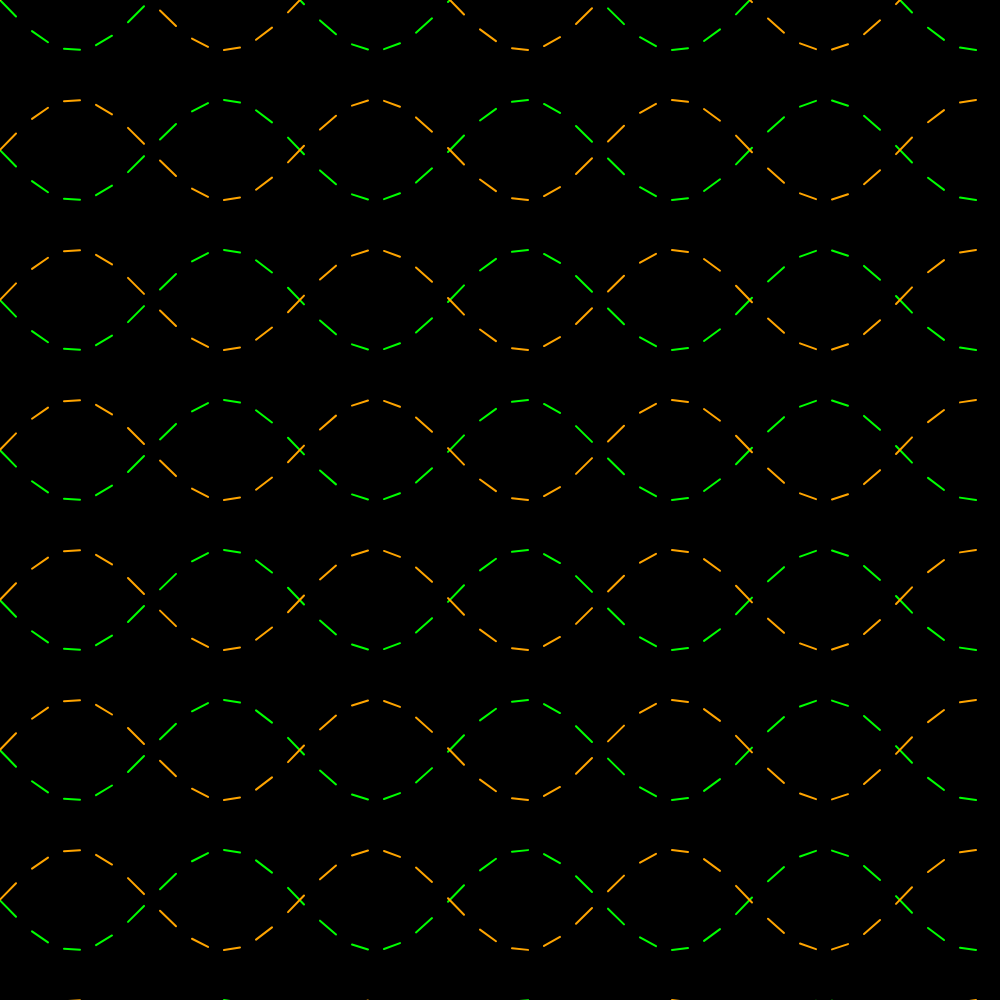
Frame 1 (no input)
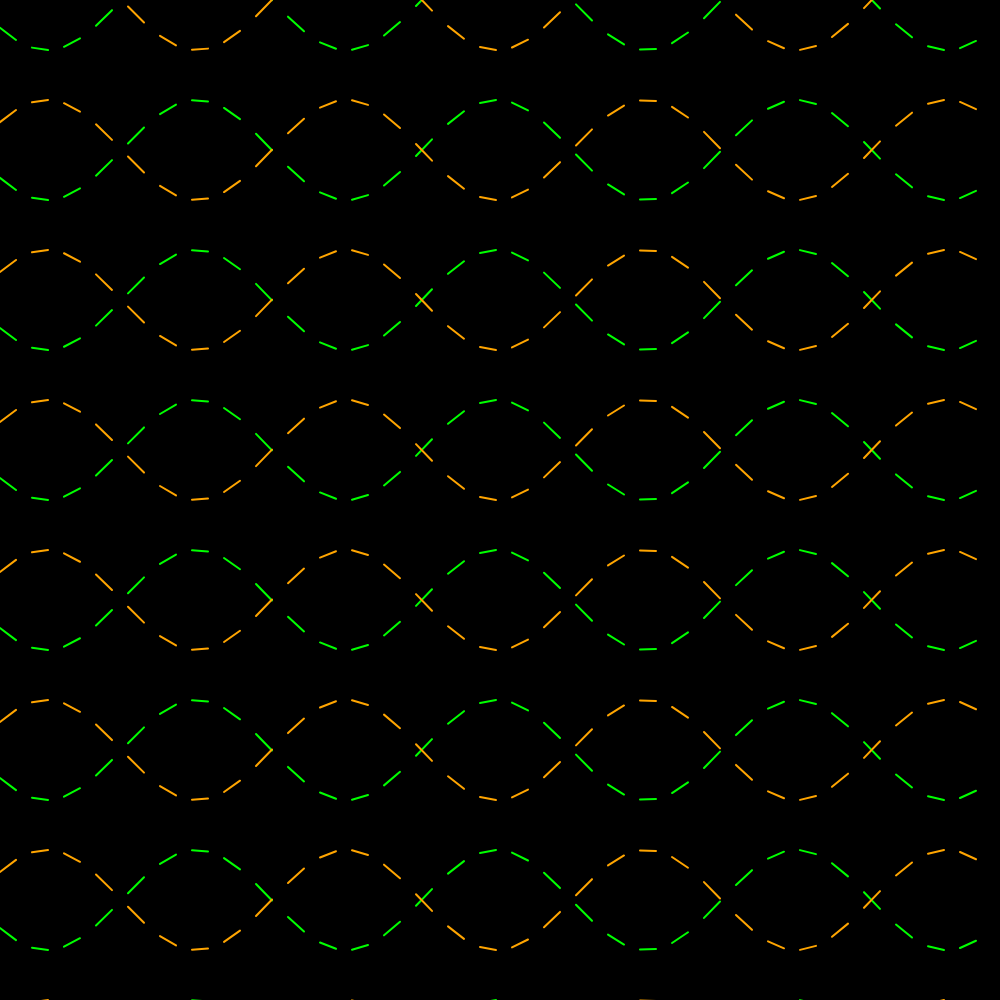
Frame 60 (no input)
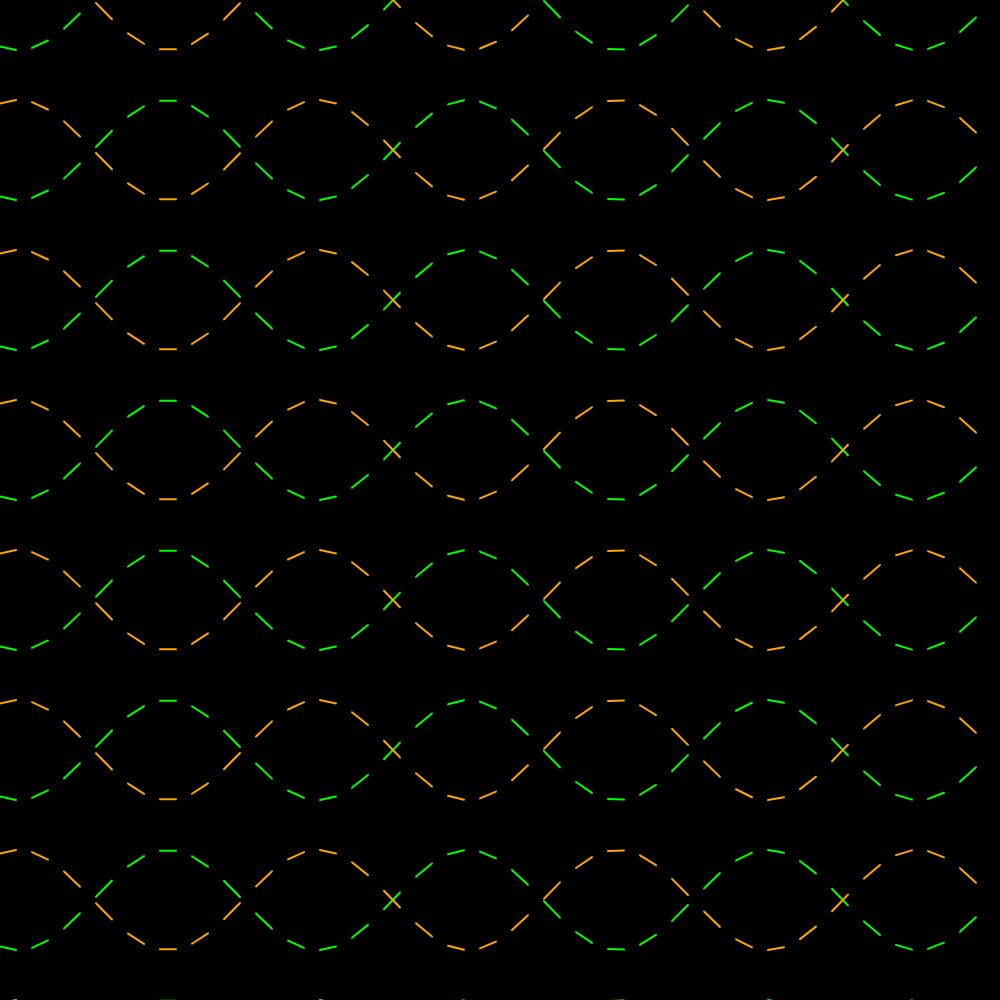
Frame 120 (the mouse pressed at the canvas centre since frame 60)

The p5.js sketch that drew these frames (run headless with seeded random() and noise() and a simulated clock; from frame 60 on, the mouse is pressed at the canvas centre):

// p5.js sketch
// ── sketch.js
// Initial Variables
var w; // Width of the wave
var dx; // Increment x
var xspacing = 16; // Distance between peaks
var amplitude = 50.0; // Deviation from 0
var period = 300.0; // Width of trough
var offset = 0.001;
var yValues;
var yValues2;
var yValues3;

var xOffset = 0;
var yOffset = 500;

var thetas;
var yOffsets = [];

// MAIN **********************************
function setup() {
  // put setup code here
  createCanvas(1000, 1000);
  background(0);
  strokeWeight(2);
  stroke(0);

  // The total width of the
  w = 1000 + xspacing;
  dx = (TWO_PI / period) * xspacing;
  thetas = [0.0, PI];

  for (let i = 0; i < 10; i++) {
    yOffsets.push(i * 150);
  }

  yValues = new Array(floor(w / xspacing));
  yValues2 = new Array(floor(w / xspacing));
}

function draw() {
  background(0);
  stroke(0);
  fill(0);
  rect(250, 440, 495, 120);

  // Waves
  for (let i = 0; i < 10; i++) {
    sineWave(yValues, yOffsets[i], 0, offset, 'lime');
    sineWave(yValues2, yOffsets[i], 1, offset, 'orange');
  }
}

// METHOODS *******************************
function sineWave(yValues, yOffset, iteration, offset, color) {
  thetas[iteration] += offset;
  let x = thetas[iteration];

  // Calculate wave
  for (let i = 0; i < yValues.length; i++) {
    yValues[i] = sin(x) * amplitude;
    x += dx;
  }

  // Draw it
  stroke(color);
  beginShape(LINES);
  for (let j = 0; j < yValues.length; j++) {
    vertex(xOffset + j * xspacing, yOffset + yValues[j]);
  }
  endShape();
}
